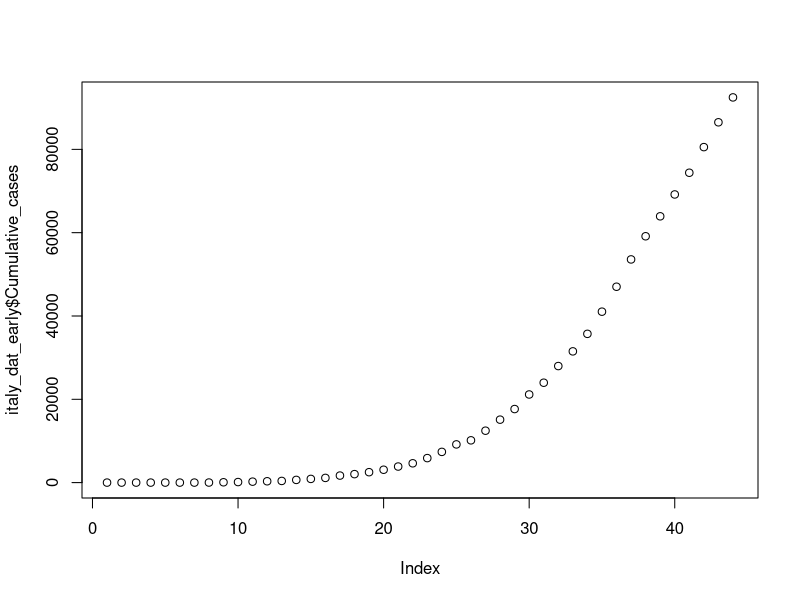
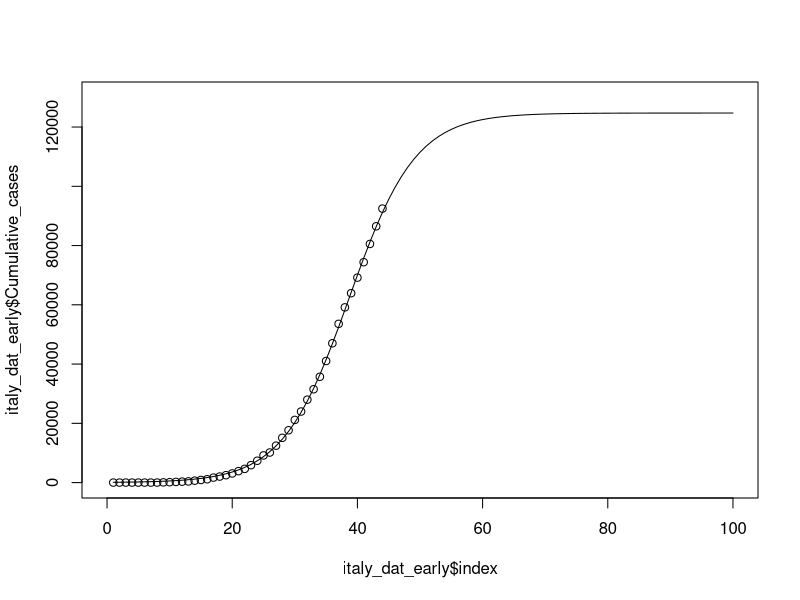
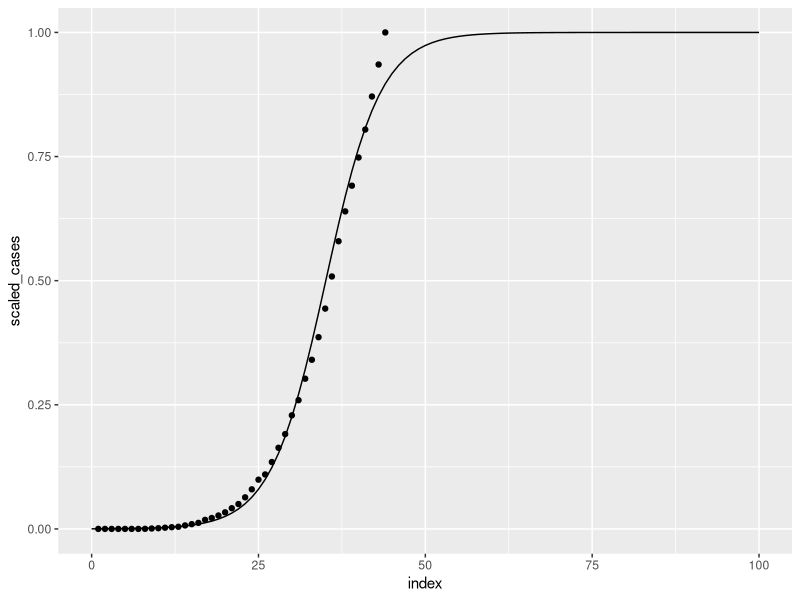
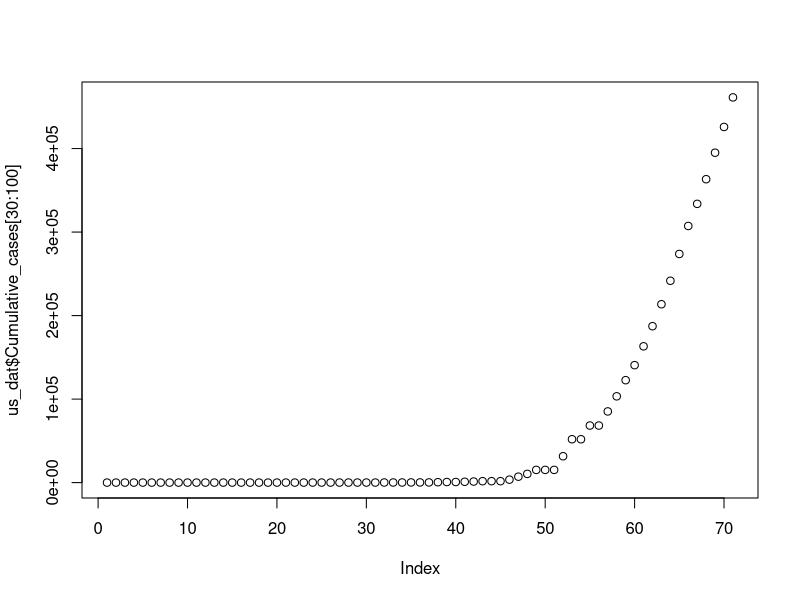

Source code (R) for these figures, in order:
library(tidyverse)
library(pracma)
library(readr)
library(car)

set.seed(400)

covid_dat <- read.csv("WHO-COVID-19-global-data.csv") #reading in WHO data

italy_dat <- covid_dat %>% # filtering for Italy data
  filter(Country == "Italy")

italy_dat_early <- italy_dat[44:87,] %>% #filtering 2/15 to 3/29
  mutate(scaled_cases = Cumulative_cases/max(Cumulative_cases)) #scaling data to be used with log regression

italy_dat_early["index"] <- seq(1:nrow(italy_dat_early)) #creating index column


plot(italy_dat_early$Cumulative_cases) #plotting cumulative cases

# Logistic Regression

# NLS METHOD

coef(lm(logit(italy_dat_early$Cumulative_cases/100000)~italy_dat_early$index))

italy_log = nls(italy_dat_early$Cumulative_cases~a/(1+exp(-(b+c*italy_dat_early$index))),
            start=list(a=100000,b=-10.242468,c=0.293917),data=italy_dat_early,trace=TRUE)

summary(italy_log)

flex_point = -coef(italy_log)[2]/coef(italy_log)[3]

projection = (coef(italy_log)[1])/(1 + exp(-(coef(italy_log)[2]+coef(italy_log)[3]*1:100)))

plot(italy_dat_early$index,italy_dat_early$Cumulative_cases,ylim = c(0,130000),xlim = c(0,100))
lines(1:100,projection)

# GLM METHOD

log_fit <- glm(scaled_cases~index, family = "binomial", data = italy_dat_early)
summary(log_fit)

newdat <- data.frame(index = seq(0,100,1)) 
newdat$preds = predict(log_fit, newdata=newdat, type="response") #using logistic model to get predictions to use to plot

ggplot() + #plotting scaled cases and predictions using log model
  geom_point(data = italy_dat_early, aes(x=index, y=scaled_cases)) +
  geom_line(data = newdat, aes(x = index, y = preds))

# need to get flex date


# MC simulations

sim <- function(m, n) {
  mat <- matrix(data = NA, nrow = m, ncol = n) 
  
  for (i in 1:m){
    mat[i,] <- rnorm(n, sd = 0.1, mean = 1)
  }
  
  return(mat)
}

cum_days <- italy_dat[44:84,6] #only use cum cases from Feb 15th to March 26th

simulations <- sim(150, 41) #150 simulations for 41 days

mult <- function(x, y){
  new_mat <- matrix(data = NA, nrow = 150, ncol = length(x))
  for (i in 1:length(x)) {
    new_mat[,i] <- x[i]*y[,i]
  }
  return(new_mat)
}

test <- mult(cum_days, simulations)

# Run logistic regression for 150 simulations and get flex date for each



# Extension: US Data

us_dat <- covid_dat %>%
  filter(Country == "United States of America")


plot(us_dat$Cumulative_cases[30:100])
